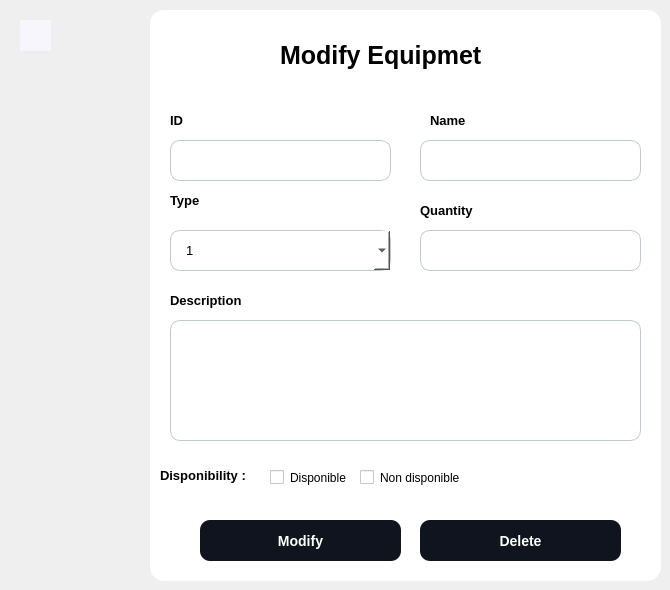
             <widget class="QWidget" name="page_5">
              <widget class="QPushButton" name="back_2">
               <property name="geometry">
                <rect>
                 <x>20</x>
                 <y>20</y>
                 <width>31</width>
                 <height>31</height>
                </rect>
               </property>
               <property name="cursor">
                <cursorShape>PointingHandCursor</cursorShape>
               </property>
               <property name="styleSheet">
                <string notr="true">QPushButton {
	background-color:#F7F6FC; 
	border-radius:1px ; 
	image: url(:/icons/tsawer/arrow-left.svg);
}

QPushButton::hover {
	
	image: url(:/icons/tsawer/arrow-left_hover.svg);
}</string>
               </property>
               <property name="text">
                <string/>
               </property>
              </widget>
              <widget class="QGroupBox" name="groupBox_3">
               <property name="geometry">
                <rect>
                 <x>150</x>
                 <y>10</y>
                 <width>511</width>
                 <height>571</height>
                </rect>
               </property>
               <property name="styleSheet">
                <string notr="true">background-color :white ; 
border-radius :14px ; </string>
               </property>
               <property name="title">
                <string/>
               </property>
               <widget class="QLineEdit" name="ID_2">
                <property name="enabled">
                 <bool>false</bool>
                </property>
                <property name="geometry">
                 <rect>
                  <x>20</x>
                  <y>130</y>
                  <width>221</width>
                  <height>41</height>
                 </rect>
                </property>
                <property name="styleSheet">
                 <string notr="true">
	background-color:white ; 
	border-radius:10px ; 
	font-size:13px ; 
	padding-left : 15px ; 
	border:1px solid #BFC9D3 ; 
</string>
                </property>
               </widget>
               <widget class="QLabel" name="label_8">
                <property name="geometry">
                 <rect>
                  <x>20</x>
                  <y>100</y>
                  <width>21</width>
                  <height>21</height>
                 </rect>
                </property>
                <property name="styleSheet">
                 <string notr="true">font-size:13px;
font-weight:bold ; </string>
                </property>
                <property name="text">
                 <string>ID</string>
                </property>
               </widget>
               <widget class="QLabel" name="title1_2">
                <property name="geometry">
                 <rect>
                  <x>130</x>
                  <y>30</y>
                  <width>221</width>
                  <height>31</height>
                 </rect>
                </property>
                <property name="styleSheet">
                 <string notr="true">#title1_2 {
	font-size: 25px ; 
	font-weight:bold ; 
	
}</string>
                </property>
                <property name="text">
                 <string>Modify Equipmet</string>
                </property>
               </widget>
               <widget class="QComboBox" name="type_2">
                <property name="geometry">
                 <rect>
                  <x>20</x>
                  <y>220</y>
                  <width>221</width>
                  <height>41</height>
                 </rect>
                </property>
                <property name="styleSheet">
                 <string notr="true">QComboBox {
	background-color:white ; 
	border-radius:10px ; 
	font-size:13px ; 
	padding-left : 15px ; 
	border:1px solid #BFC9D3 ; 

}</string>
                </property>
                <item>
                 <property name="text">
                  <string>1</string>
                 </property>
                </item>
                <item>
                 <property name="text">
                  <string>2</string>
                 </property>
                </item>
                <item>
                 <property name="text">
                  <string>3</string>
                 </property>
                </item>
               </widget>
               <widget class="QLabel" name="label_9">
                <property name="geometry">
                 <rect>
                  <x>20</x>
                  <y>180</y>
                  <width>31</width>
                  <height>21</height>
                 </rect>
                </property>
                <property name="styleSheet">
                 <string notr="true">font-size:13px;
font-weight:bold ; </string>
                </property>
                <property name="text">
                 <string>Type</string>
                </property>
               </widget>
               <widget class="QLabel" name="label_10">
                <property name="geometry">
                 <rect>
                  <x>20</x>
                  <y>280</y>
                  <width>81</width>
                  <height>21</height>
                 </rect>
                </property>
                <property name="styleSheet">
                 <string notr="true">font-size:13px;
font-weight:bold ; </string>
                </property>
                <property name="text">
                 <string>Description</string>
                </property>
               </widget>
               <widget class="QTextEdit" name="desc_2">
                <property name="geometry">
                 <rect>
                  <x>20</x>
                  <y>310</y>
                  <width>471</width>
                  <height>121</height>
                 </rect>
                </property>
                <property name="styleSheet">
                 <string notr="true">
	background-color:white ; 
	border-radius:10px ; 
	font-size:13px ; 
	padding : 15px 0 0 15px ; 
	border:1px solid #BFC9D3 ; 

</string>
                </property>
               </widget>
               <widget class="QLabel" name="label_12">
                <property name="geometry">
                 <rect>
                  <x>10</x>
                  <y>450</y>
                  <width>91</width>
                  <height>31</height>
                 </rect>
                </property>
                <property name="styleSheet">
                 <string notr="true">font-size:13px;
font-weight:bold ; </string>
                </property>
                <property name="text">
                 <string>Disponibility :</string>
                </property>
               </widget>
               <widget class="QCheckBox" name="checkBox_4">
                <property name="geometry">
                 <rect>
                  <x>120</x>
                  <y>457</y>
                  <width>81</width>
                  <height>21</height>
                 </rect>
                </property>
                <property name="cursor">
                 <cursorShape>PointingHandCursor</cursorShape>
                </property>
                <property name="text">
                 <string>Disponible</string>
                </property>
                <property name="autoExclusive">
                 <bool>true</bool>
                </property>
                <property name="tristate">
                 <bool>false</bool>
                </property>
               </widget>
               <widget class="QPushButton" name="modify">
                <property name="geometry">
                 <rect>
                  <x>50</x>
                  <y>510</y>
                  <width>201</width>
                  <height>41</height>
                 </rect>
                </property>
                <property name="cursor">
                 <cursorShape>PointingHandCursor</cursorShape>
                </property>
                <property name="styleSheet">
                 <string notr="true">QPushButton {
	background-color:#0F141E ; 
	border-radius:10px ; 
	color : white ; 
	font-size:14px ; 
	font-weight:bold; 
}

QPushButton::hover {
	background-color:#4AC7EA ; 
	color:white ; 
}</string>
                </property>
                <property name="text">
                 <string>Modify</string>
                </property>
               </widget>
               <widget class="QPushButton" name="delete_2">
                <property name="geometry">
                 <rect>
                  <x>270</x>
                  <y>510</y>
                  <width>201</width>
                  <height>41</height>
                 </rect>
                </property>
                <property name="cursor">
                 <cursorShape>PointingHandCursor</cursorShape>
                </property>
                <property name="styleSheet">
                 <string notr="true">QPushButton {
	background-color:#0F141E ; 
	border-radius:10px ; 
	color : white ; 
	font-size:14px ; 
	font-weight:bold; 
}

QPushButton::hover {
	background-color:#D60002 ; 
	color:white ; 
}</string>
                </property>
                <property name="text">
                 <string>Delete</string>
                </property>
               </widget>
               <widget class="QLineEdit" name="name_2">
                <property name="geometry">
                 <rect>
                  <x>270</x>
                  <y>130</y>
                  <width>221</width>
                  <height>41</height>
                 </rect>
                </property>
                <property name="styleSheet">
                 <string notr="true">
	background-color:white ; 
	border-radius:10px ; 
	font-size:13px ; 
	padding-left : 15px ; 
	border:1px solid #BFC9D3 ; 
</string>
                </property>
               </widget>
               <widget class="QLabel" name="label_11">
                <property name="geometry">
                 <rect>
                  <x>280</x>
                  <y>100</y>
                  <width>41</width>
                  <height>21</height>
                 </rect>
                </property>
                <property name="styleSheet">
                 <string notr="true">font-size:13px;
font-weight:bold ; </string>
                </property>
                <property name="text">
                 <string>Name</string>
                </property>
               </widget>
               <widget class="QLabel" name="label_13">
                <property name="geometry">
                 <rect>
                  <x>270</x>
                  <y>190</y>
                  <width>61</width>
                  <height>21</height>
                 </rect>
                </property>
                <property name="styleSheet">
                 <string notr="true">font-size:13px;
font-weight:bold ; </string>
                </property>
                <property name="text">
                 <string>Quantity</string>
                </property>
               </widget>
               <widget class="QLineEdit" name="qnt_2">
                <property name="geometry">
                 <rect>
                  <x>270</x>
                  <y>220</y>
                  <width>221</width>
                  <height>41</height>
                 </rect>
                </property>
                <property name="styleSheet">
                 <string notr="true">
	background-color:white ; 
	border-radius:10px ; 
	font-size:13px ; 
	padding-left : 15px ; 
	border:1px solid #BFC9D3 ; 
</string>
                </property>
               </widget>
               <widget class="QCheckBox" name="checkBox_3">
                <property name="geometry">
                 <rect>
                  <x>210</x>
                  <y>457</y>
                  <width>111</width>
                  <height>21</height>
                 </rect>
                </property>
                <property name="cursor">
                 <cursorShape>PointingHandCursor</cursorShape>
                </property>
                <property name="text">
                 <string>Non disponible</string>
                </property>
                <property name="autoExclusive">
                 <bool>true</bool>
                </property>
                <property name="tristate">
                 <bool>false</bool>
                </property>
               </widget>
               <widget class="QPushButton" name="pushButton">
                <property name="geometry">
                 <rect>
                  <x>480</x>
                  <y>10</y>
                  <width>21</width>
                  <height>21</height>
                 </rect>
                </property>
                <property name="cursor">
                 <cursorShape>PointingHandCursor</cursorShape>
                </property>
                <property name="styleSheet">
                 <string notr="true">QPushButton{
	image: url(:/icons/tsawer/code.svg);
 }

QPushButton::hover {
	image: url(:/icons/tsawer/code_hover.svg);
}</string>
                </property>
                <property name="text">
                 <string/>
                </property>
               </widget>
              </widget>
             </widget>
